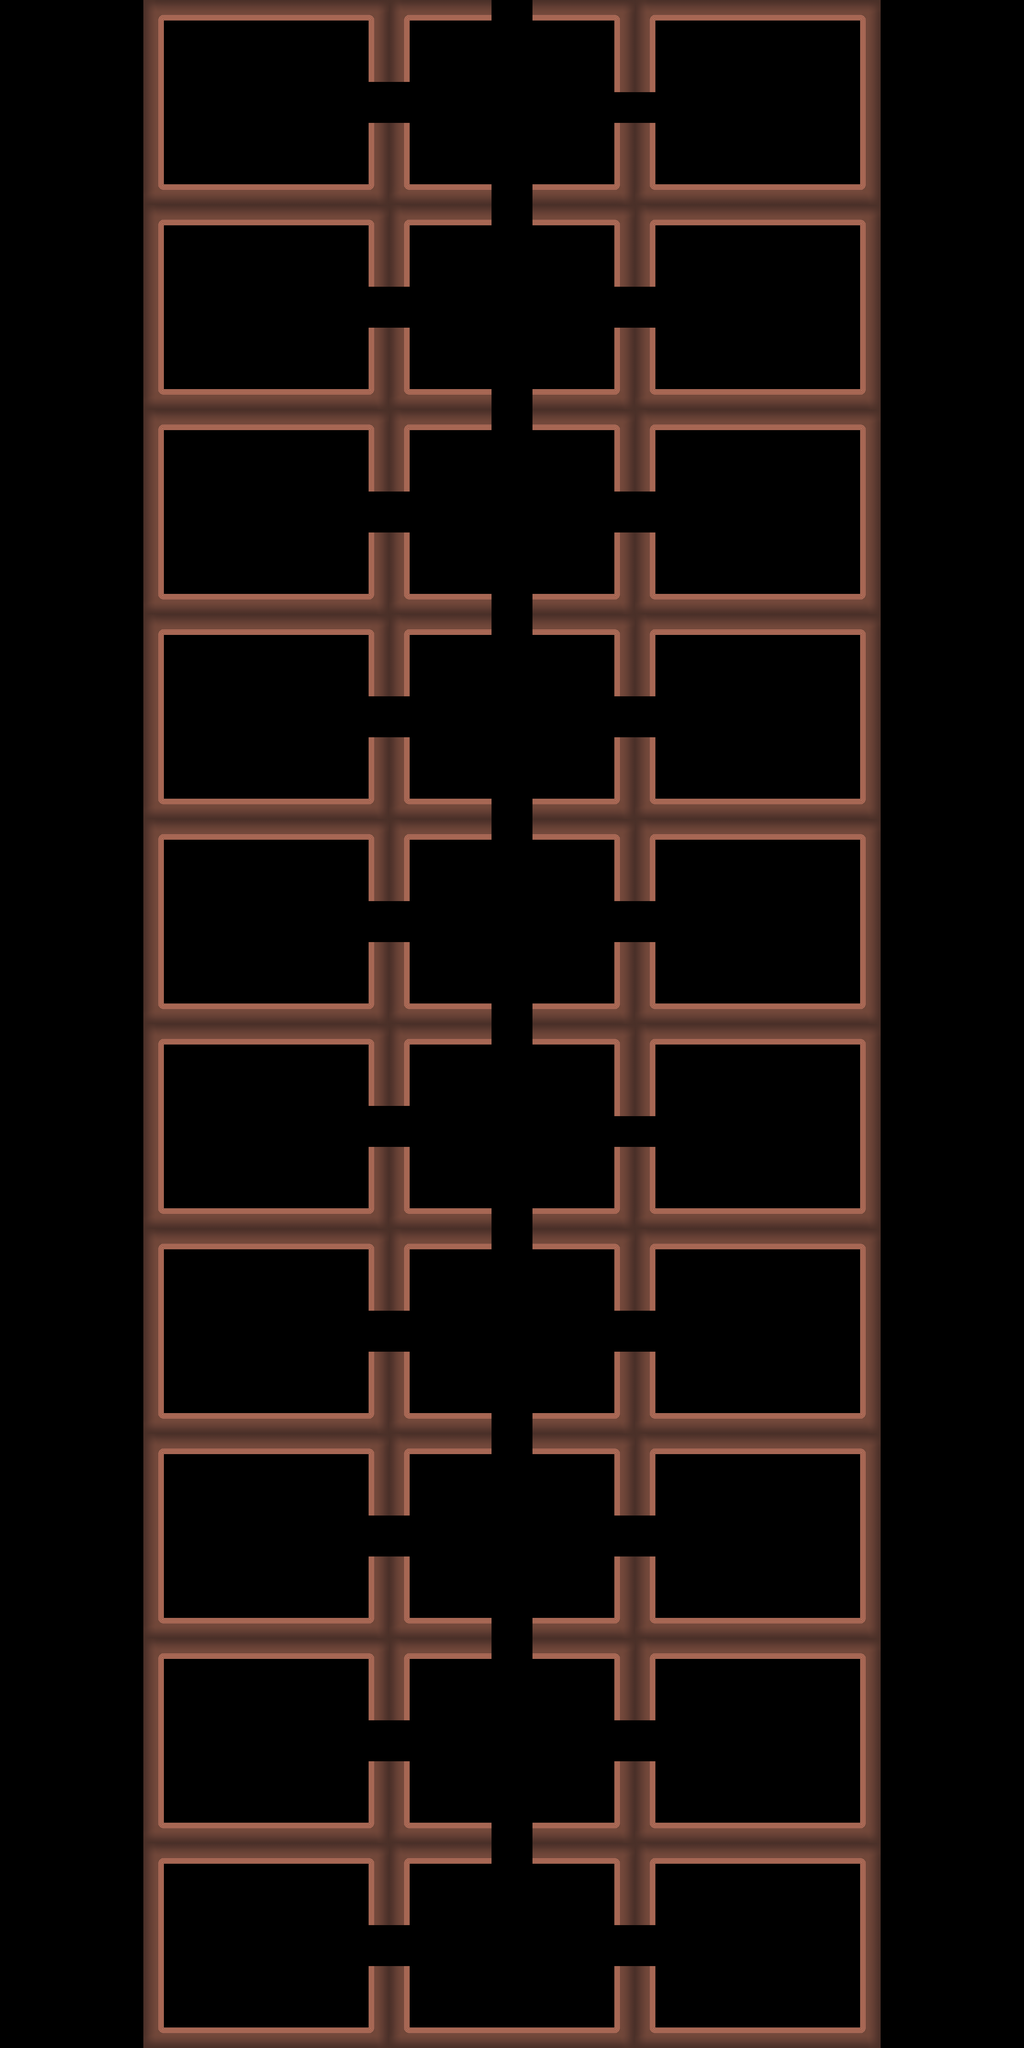

A level layout from a 2D game, rendered from its tile map. Below: a short description, then the map file with tile-grid data replaced by summaries:
An orthogonal 100x200 tile map with 32x32 px tiles, 2 tile layers (Tile Layer 1, Tile Layer 2).

<map version="1.5" tiledversion="1.5.0" orientation="orthogonal" renderorder="right-down" width="100" height="200" tilewidth="32" tileheight="32" infinite="0" nextlayerid="4" nextobjectid="110">
 <editorsettings>
  <export format="json" />
 </editorsettings>
 <tileset firstgid="1" name="CSprojecttiles00" tilewidth="64" tileheight="64" tilecount="18" columns="6">
  <image source="CSprojecttiles00.png" width="384" height="192" />
 </tileset>
 <layer id="1" name="Tile Layer 1" width="100" height="200">
  <data>[20000 cells, 0 non-empty, 0 distinct tile ids]</data>
 </layer>
 <layer id="3" name="Tile Layer 2" width="100" height="200">
  <data>[20000 cells, 1086 non-empty, 8 distinct tile ids]</data>
 </layer>
</map>